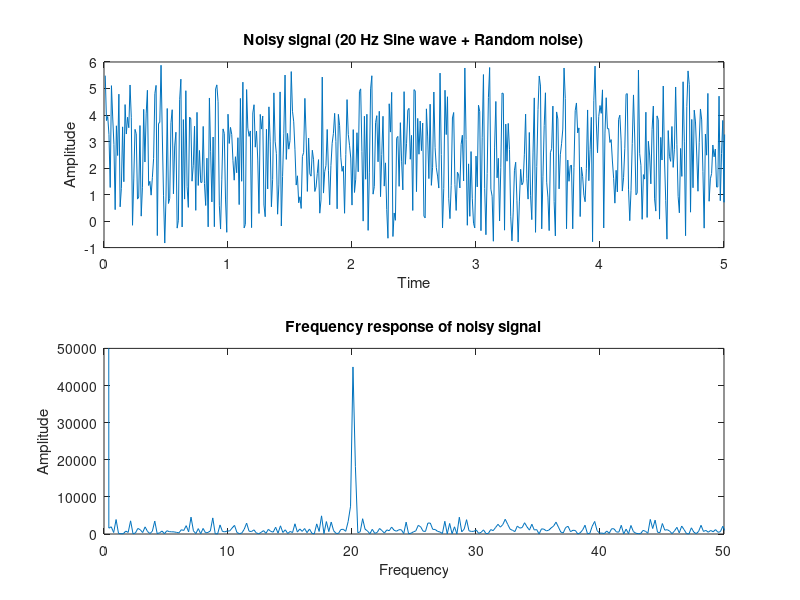

Here is the MATLAB script that generated this plot: (Note: this script raises an error after producing the figure.)
clear all;
close all;
clc;

f = 20;
fs = 100;
N = 513;
t = [1:N-1]/fs;
sig = sin(2*pi*t*f); % 20 hz sin wave
sig = sig + rand(size(sig)).*5; % add noise

figure(1);
subplot(211);
plot(t, sig);
title("Noisy signal (20 Hz Sine wave + Random noise)");
xlabel("Time");
ylabel("Amplitude");
xlim([0 5]);

freq = (1:N-1)*fs/N;
subplot(212);
plot(freq, abs(fft(sig).^2));
xlim([0 fs/2]);
title("Frequency response of noisy signal");
xlabel("Frequency");
ylabel("Amplitude");
ylim([0 50000])

order = 128; % higher order --> greater roll of rate
f_low = 18;
f_high = 22;
wn = [f_low*2/fs f_high*2/fs];
[b, a] = fir1(order, wn, "bandpass",hamming(order+1));
[h, freq] = freqz(b,a, N-1, fs*2);

filtered_sig = filter(b,a, sig); % apply designed filter to signal
figure(2);
subplot(211);
plot(t, filtered_sig)
title("Filtered signal");
xlabel("Time");
ylabel("Amplitude");
xlim([0 5]);

subplot(212);
plot(freq, abs(fft(filtered_sig).^2))
title("Filtered spectrum of filtered signal");
xlabel("Frequency (Hz)");
ylabel("Amplitude");
xlim([0 fs/2]);